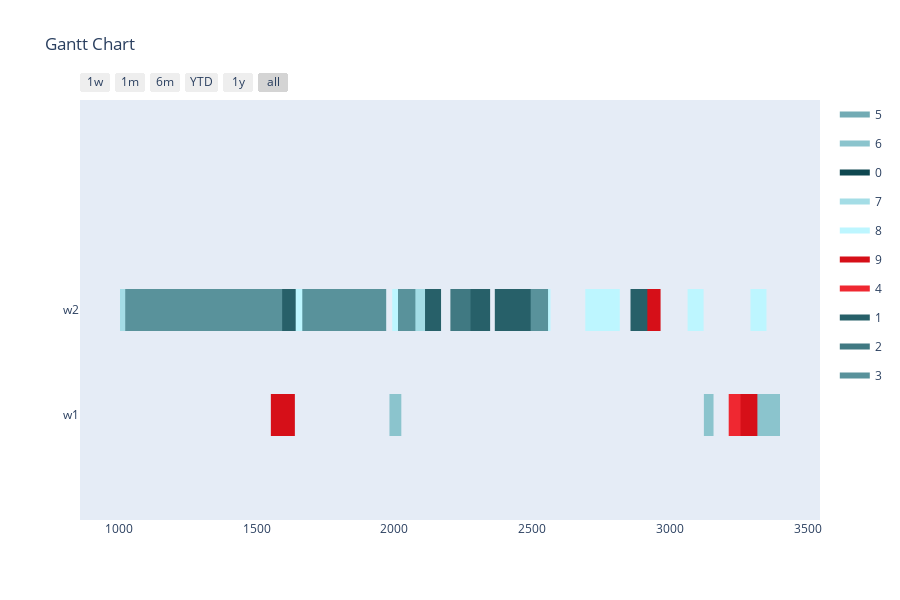

Source (notebook cell):
### Markdown cell above
Config 4 - Randomized Mutation with "open" Planning Horizon

### Code cell
optimizer = BaseGA(env)
optimizer.configure('tardiness', 'twopointcrossover', 'roulettewheel', 'randomize')
last_time_slot = 0
for order in orders:
    if order[1] > last_time_slot:
        last_time_slot = order[1]
# all parameters after offspring_amount are optional (in this case -> verbose=True)
result, best_fitness_history, average_fitness_history, best_generation_history, feasible_gen = optimizer.optimize(orders, max_generations, earliest_time_slot, last_time_slot, population_size, offspring_amount, verbose=True)
workstation_assignments = reformat_result(result, orders, env)
visualize(workstation_assignments, best_fitness_history, average_fitness_history, best_generation_history, feasible_gen)

### Figure 1 — Plotly figure (JSON) as saved in the notebook; plotly's stock layout.template omitted (floating-point values rounded to 4 significant figures)
{"data": [{"fill": "toself", "fillcolor": "rgb(114, 171, 180)", "hoverinfo": "name", "legendgroup": "rgb(114, 171, 180)", "mode": "none", "name": "5", "type": "scatter", "x": [615, 678, 678, 615, 615, 1879, 1952, 1952, 1879, 1879, 1891, 1944, 1944, 1891, 1891, 1507, 1580, 1580, 1507], "y": [0.8, 0.8, 1.2, 1.2, null, 0.8, 0.8, 1.2, 1.2, null, 0.8, 0.8, 1.2, 1.2, null, 0.8, 0.8, 1.2, 1.2]}, {"fill": "toself", "fillcolor": "rgb(139, 196, 205)", "hoverinfo": "name", "legendgroup": "rgb(139, 196, 205)", "mode": "none", "name": "6", "type": "scatter", "x": [492, 587, 587, 492, 492, 368, 463, 463, 368, 368, 687, 774, 774, 687, 687, 1982, 2025, 2025, 1982, 1982, 3311, 3398, 3398, 3311, 3311, 3122, 3157, 3157, 3122], "y": [0.8, 0.8, 1.2, 1.2, null, 0.8, 0.8, 1.2, 1.2, null, -0.2, -0.2, 0.2, 0.2, null, -0.2, -0.2, 0.2, 0.2, null, -0.2, -0.2, 0.2, 0.2, null, -0.2, -0.2, 0.2, 0.2]}, {"fill": "toself", "fillcolor": "rgb(14, 71, 80)", "hoverinfo": "name", "legendgroup": "rgb(14, 71, 80)", "mode": "none", "name": "0", "type": "scatter", "x": [595, 658, 658, 595, 595, 1481, 1544, 1544, 1481, 1481, 545, 598, 598, 545, 545, 2112, 2165, 2165, 2112], "y": [0.8, 0.8, 1.2, 1.2, null, 0.8, 0.8, 1.2, 1.2, null, 0.8, 0.8, 1.2, 1.2, null, 0.8, 0.8, 1.2, 1.2]}, {"fill": "toself", "fillcolor": "rgb(164, 221, 230)", "hoverinfo": "name", "legendgroup": "rgb(164, 221, 230)", "mode": "none", "name": "7", "type": "scatter", "x": [516, 559, 559, 516, 516, 947, 1005, 1005, 947, 947, 557, 692, 692, 557, 557, 2086, 2144, 2144, 2086, 2086, 2002, 2137, 2137, 2002, 2002, 729, 787, 787, 729, 729, 2126, 2169, 2169, 2126], "y": [0.8, 0.8, 1.2, 1.2, null, 0.8, 0.8, 1.2, 1.2, null, 0.8, 0.8, 1.2, 1.2, null, 0.8, 0.8, 1.2, 1.2, null, 0.8, 0.8, 1.2, 1.2, null, 0.8, 0.8, 1.2, 1.2, null, 0.8, 0.8, 1.2, 1.2]}, {"fill": "toself", "fillcolor": "rgb(189, 246, 255)", "hoverinfo": "name", "legendgroup": "rgb(189, 246, 255)", "mode": "none", "name": "8", "type": "scatter", "x": [2505, 2566, 2566, 2505, 2505, 1573, 1688, 1688, 1573, 1573, 2692, 2817, 2817, 2692, 2692, 1992, 2035, 2035, 1992, 1992, 3063, 3121, 3121, 3063, 3063, 3291, 3349, 3349, 3291, 3291, 226, 269, 269, 226], "y": [0.8, 0.8, 1.2, 1.2, null, 0.8, 0.8, 1.2, 1.2, null, 0.8, 0.8, 1.2, 1.2, null, 0.8, 0.8, 1.2, 1.2, null, 0.8, 0.8, 1.2, 1.2, null, 0.8, 0.8, 1.2, 1.2, null, 0.8, 0.8, 1.2, 1.2]}, {"fill": "toself", "fillcolor": "rgb(214, 15, 24)", "hoverinfo": "name", "legendgroup": "rgb(214, 15, 24)", "mode": "none", "name": "9", "type": "scatter", "x": [2882, 2965, 2965, 2882, 2882, 1552, 1639, 1639, 1552, 1552, 247, 282, 282, 247, 247, 3241, 3316, 3316, 3241, 3241, 274, 309, 309, 274, 274, 3221, 3296, 3296, 3221], "y": [0.8, 0.8, 1.2, 1.2, null, -0.2, -0.2, 0.2, 0.2, null, -0.2, -0.2, 0.2, 0.2, null, -0.2, -0.2, 0.2, 0.2, null, -0.2, -0.2, 0.2, 0.2, null, -0.2, -0.2, 0.2, 0.2]}, {"fill": "toself", "fillcolor": "rgb(239, 40, 49)", "hoverinfo": "name", "legendgroup": "rgb(239, 40, 49)", "mode": "none", "name": "4", "type": "scatter", "x": [244, 319, 319, 244, 244, 3212, 3255, 3255, 3212, 3212, 852, 887, 887, 852, 852, 542, 585, 585, 542, 542, 451, 538, 538, 451, 451, 578, 653, 653, 578], "y": [-0.2, -0.2, 0.2, 0.2, null, -0.2, -0.2, 0.2, 0.2, null, -0.2, -0.2, 0.2, 0.2, null, -0.2, -0.2, 0.2, 0.2, null, -0.2, -0.2, 0.2, 0.2, null, -0.2, -0.2, 0.2, 0.2]}, {"fill": "toself", "fillcolor": "rgb(39, 96, 105)", "hoverinfo": "name", "legendgroup": "rgb(39, 96, 105)", "mode": "none", "name": "1", "type": "scatter", "x": [2205, 2248, 2248, 2205, 2205, 877, 935, 935, 877, 877, 2222, 2347, 2347, 2222, 2222, 2364, 2499, 2499, 2364, 2364, 2111, 2169, 2169, 2111, 2111, 2856, 2917, 2917, 2856, 2856, 1584, 1642, 1642, 1584], "y": [0.8, 0.8, 1.2, 1.2, null, 0.8, 0.8, 1.2, 1.2, null, 0.8, 0.8, 1.2, 1.2, null, 0.8, 0.8, 1.2, 1.2, null, 0.8, 0.8, 1.2, 1.2, null, 0.8, 0.8, 1.2, 1.2, null, 0.8, 0.8, 1.2, 1.2]}, {"fill": "toself", "fillcolor": "rgb(64, 121, 130)", "hoverinfo": "name", "legendgroup": "rgb(64, 121, 130)", "mode": "none", "name": "2", "type": "scatter", "x": [1679, 1752, 1752, 1679, 1679, 812, 875, 875, 812, 812, 2203, 2276, 2276, 2203, 2203, 945, 998, 998, 945], "y": [0.8, 0.8, 1.2, 1.2, null, 0.8, 0.8, 1.2, 1.2, null, 0.8, 0.8, 1.2, 1.2, null, 0.8, 0.8, 1.2, 1.2]}, {"fill": "toself", "fillcolor": "rgb(89, 146, 155)", "hoverinfo": "name", "legendgroup": "rgb(89, 146, 155)", "mode": "none", "name": "3", "type": "scatter", "x": [2494, 2557, 2557, 2494, 2494, 951, 1024, 1024, 951, 951, 1593, 1666, 1666, 1593, 1593, 2013, 2076, 2076, 2013], "y": [0.8, 0.8, 1.2, 1.2, null, 0.8, 0.8, 1.2, 1.2, null, 0.8, 0.8, 1.2, 1.2, null, 0.8, 0.8, 1.2, 1.2]}, {"legendgroup": "rgb(114, 171, 180)", "marker": {"color": "rgb(114, 171, 180)", "opacity": 0, "size": 1}, "mode": "markers", "name": "", "showlegend": false, "text": [null, null, null, null, null, null, null, null], "type": "scatter", "x": [615, 678, 1879, 1952, 1891, 1944, 1507, 1580], "y": [1, 1, 1, 1, 1, 1, 1, 1]}, {"legendgroup": "rgb(139, 196, 205)", "marker": {"color": "rgb(139, 196, 205)", "opacity": 0, "size": 1}, "mode": "markers", "name": "", "showlegend": false, "text": [null, null, null, null, null, null, null, null, null, null, null, null], "type": "scatter", "x": [492, 587, 368, 463, 687, 774, 1982, 2025, 3311, 3398, 3122, 3157], "y": [1, 1, 1, 1, 0, 0, 0, 0, 0, 0, 0, 0]}, {"legendgroup": "rgb(14, 71, 80)", "marker": {"color": "rgb(14, 71, 80)", "opacity": 0, "size": 1}, "mode": "markers", "name": "", "showlegend": false, "text": [null, null, null, null, null, null, null, null], "type": "scatter", "x": [595, 658, 1481, 1544, 545, 598, 2112, 2165], "y": [1, 1, 1, 1, 1, 1, 1, 1]}, {"legendgroup": "rgb(164, 221, 230)", "marker": {"color": "rgb(164, 221, 230)", "opacity": 0, "size": 1}, "mode": "markers", "name": "", "showlegend": false, "text": [null, null, null, null, null, null, null, null, null, null, null, null, null, null], "type": "scatter", "x": [516, 559, 947, 1005, 557, 692, 2086, 2144, 2002, 2137, 729, 787, 2126, 2169], "y": [1, 1, 1, 1, 1, 1, 1, 1, 1, 1, 1, 1, 1, 1]}, {"legendgroup": "rgb(189, 246, 255)", "marker": {"color": "rgb(189, 246, 255)", "opacity": 0, "size": 1}, "mode": "markers", "name": "", "showlegend": false, "text": [null, null, null, null, null, null, null, null, null, null, null, null, null, null], "type": "scatter", "x": [2505, 2566, 1573, 1688, 2692, 2817, 1992, 2035, 3063, 3121, 3291, 3349, 226, 269], "y": [1, 1, 1, 1, 1, 1, 1, 1, 1, 1, 1, 1, 1, 1]}, {"legendgroup": "rgb(214, 15, 24)", "marker": {"color": "rgb(214, 15, 24)", "opacity": 0, "size": 1}, "mode": "markers", "name": "", "showlegend": false, "text": [null, null, null, null, null, null, null, null, null, null, null, null], "type": "scatter", "x": [2882, 2965, 1552, 1639, 247, 282, 3241, 3316, 274, 309, 3221, 3296], "y": [1, 1, 0, 0, 0, 0, 0, 0, 0, 0, 0, 0]}, {"legendgroup": "rgb(239, 40, 49)", "marker": {"color": "rgb(239, 40, 49)", "opacity": 0, "size": 1}, "mode": "markers", "name": "", "showlegend": false, "text": [null, null, null, null, null, null, null, null, null, null, null, null], "type": "scatter", "x": [244, 319, 3212, 3255, 852, 887, 542, 585, 451, 538, 578, 653], "y": [0, 0, 0, 0, 0, 0, 0, 0, 0, 0, 0, 0]}, {"legendgroup": "rgb(39, 96, 105)", "marker": {"color": "rgb(39, 96, 105)", "opacity": 0, "size": 1}, "mode": "markers", "name": "", "showlegend": false, "text": [null, null, null, null, null, null, null, null, null, null, null, null, null, null], "type": "scatter", "x": [2205, 2248, 877, 935, 2222, 2347, 2364, 2499, 2111, 2169, 2856, 2917, 1584, 1642], "y": [1, 1, 1, 1, 1, 1, 1, 1, 1, 1, 1, 1, 1, 1]}, {"legendgroup": "rgb(64, 121, 130)", "marker": {"color": "rgb(64, 121, 130)", "opacity": 0, "size": 1}, "mode": "markers", "name": "", "showlegend": false, "text": [null, null, null, null, null, null, null, null], "type": "scatter", "x": [1679, 1752, 812, 875, 2203, 2276, 945, 998], "y": [1, 1, 1, 1, 1, 1, 1, 1]}, {"legendgroup": "rgb(89, 146, 155)", "marker": {"color": "rgb(89, 146, 155)", "opacity": 0, "size": 1}, "mode": "markers", "name": "", "showlegend": false, "text": [null, null, null, null, null, null, null, null], "type": "scatter", "x": [2494, 2557, 951, 1024, 1593, 1666, 2013, 2076], "y": [1, 1, 1, 1, 1, 1, 1, 1]}], "layout": {"height": 600, "hovermode": "closest", "showlegend": true, "title": {"text": "Gantt Chart"}, "xaxis": {"rangeselector": {"buttons": [{"count": 7, "label": "1w", "step": "day", "stepmode": "backward"}, {"count": 1, "label": "1m", "step": "month", "stepmode": "backward"}, {"count": 6, "label": "6m", "step": "month", "stepmode": "backward"}, {"count": 1, "label": "YTD", "step": "year", "stepmode": "todate"}, {"count": 1, "label": "1y", "step": "year", "stepmode": "backward"}, {"step": "all"}]}, "showgrid": false, "type": "date", "zeroline": false}, "yaxis": {"autorange": false, "range": [-1, 3], "showgrid": false, "ticktext": ["w1", "w2"], "tickvals": [0, 1], "zeroline": false}}}
